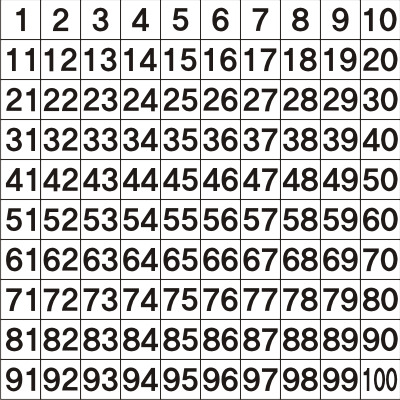
#> input picture DeepLearning/Chap.3_NeuralNetwork/1to100.jpg, 400 x 400 px
$ python p.96_handWritingCognition1.py
#> lines starting #> are read from the running program, lines starting #| are printed output that depends on the picture; after the words box and inside, x2 and y2 are one past the last pixel; in counts of white or black regions, pixels touching at a corner belong together
import sys
import numpy as np
import cv2

# 이미지 읽어 들이기
im = cv2.imread("1to100.jpg")
#> im is the input picture: shape (400, 400, 3); mean B, G, R 193, 193.9, 195.3

# 그레이스케일로 변환하고 블러를 걸고 이진화하기
gray = cv2.cvtColor(im, cv2.COLOR_BGR2GRAY)
blur = cv2.GaussianBlur(gray, (5, 5), 0)
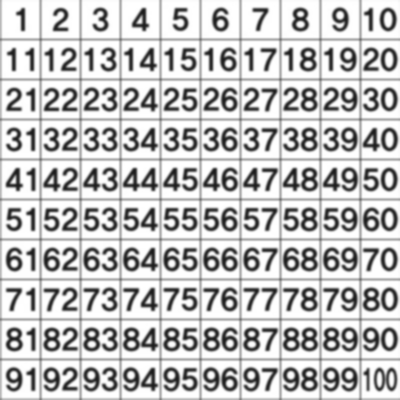
#> blur: shape (400, 400); min 27, max 255, mean 194.5
thresh = cv2.adaptiveThreshold(blur, 255, 1, 1, 11, 2)
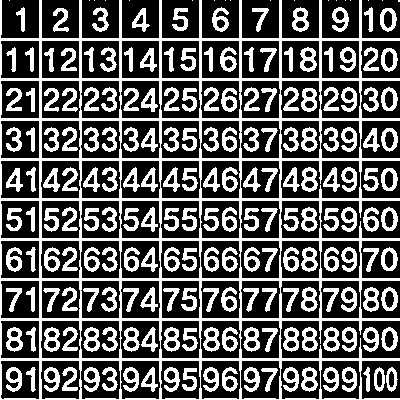
#> thresh: shape (400, 400); 36% white; 211 white regions (18 under 20 px)

# 윤곽 추출하기
# contours = cv2.findContours(thresh, cv2.RETR_LIST, cv2.CHAIN_APPROX_SIMPLE)[1]
contours = cv2.findContours(thresh, cv2.RETR_EXTERNAL, cv2.CHAIN_APPROX_SIMPLE)[1] # 숫자 인식 정확도를 위해
#> contours = 55 contours, 18 with area under 20; largest, box (x1, y1, x2, y2) and area: (0, 0, 400, 400) 127242, (380, 8, 397, 32) 294, (292, 7, 309, 32) 294, (381, 247, 398, 271) 292, (381, 48, 398, 72) 292

# 추출한 윤곽을 반복 처리하기
for cnt in contours :
    x, y, w, h = cv2.boundingRect(cnt)
    if h < 20 : continue # 너무 작으면 건너뛰기
    red = (0, 0, 255)
    cv2.rectangle(im, (x, y), (x + w, y + h), red, 2)
#> this loop made 55 passes
#> (x, y, w, h) on passes 1 to 12: (386, 367, 12, 25), (374, 367, 11, 25), (363, 367, 7, 25), (381, 327, 17, 24), (363, 327, 16, 25), (342, 327, 15, 25), (323, 327, 17, 25), (302, 327, 16, 25), (283, 327, 16, 25), (381, 287, 17, 24), (363, 287, 16, 25), (363, 248, 16, 24)
#> (cnt, x, y, w, h) on pass 37: ([[398, 0], [398, 1], [399, 1], [399, 0]], 398, 0, 2, 2)
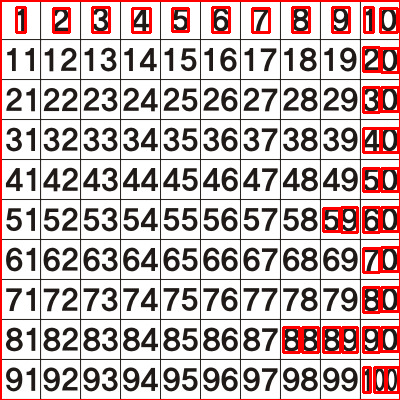
#> im: shape (400, 400, 3); 6.46% of pixels changed, all inside (x1, y1, x2, y2) = (0, 0, 400, 400)
cv2.imwrite("numbers-cnt3.png", im)

$ run again, with DeepLearning/Chap.3_NeuralNetwork/numbers-cnt.png saved as DeepLearning/Chap.3_NeuralNetwork/1to100.jpg
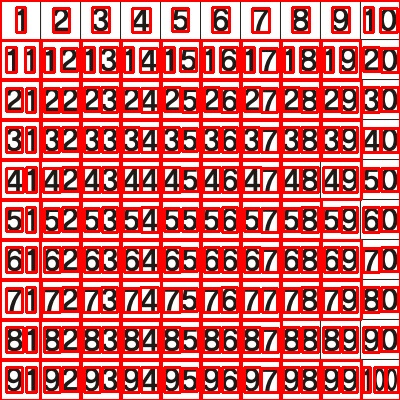
#> input picture DeepLearning/Chap.3_NeuralNetwork/numbers-cnt.png, 400 x 400 px
#> im is the input picture: shape (400, 400, 3); mean B, G, R 106.5, 107.3, 204.8
#> `thresh = cv2.adaptiveThreshold(blur, 255, 1, 1, 11, 2)`:
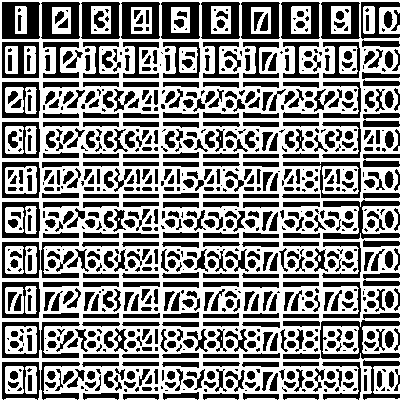
#> thresh: shape (400, 400); 54% white; 896 black regions (288 under 20 px)
#> contours = 19 contours; largest, box (x1, y1, x2, y2) and area: (0, 0, 400, 400) 144442, (322, 326, 359, 354) 915, (362, 325, 400, 354) 893, (362, 205, 400, 234) 890, (373, 365, 400, 394) 632
#> the loop `for cnt in contours :` made 19 passes
#> (x, y, w, h) on passes 1 to 8: (365, 398, 35, 2), (325, 398, 33, 2), (285, 398, 32, 2), (245, 398, 32, 2), (205, 398, 32, 2), (165, 398, 32, 2), (125, 398, 32, 2), (85, 398, 32, 2)
#> after the loop `for cnt in contours :`:
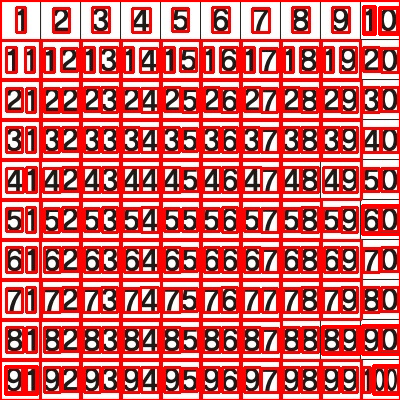
#> im: shape (400, 400, 3); 2.82% of pixels changed, all inside (x1, y1, x2, y2) = (0, 0, 400, 400)

$ run again, with DeepLearning/Chap.3_NeuralNetwork/numbers-cnt2.png saved as DeepLearning/Chap.3_NeuralNetwork/1to100.jpg
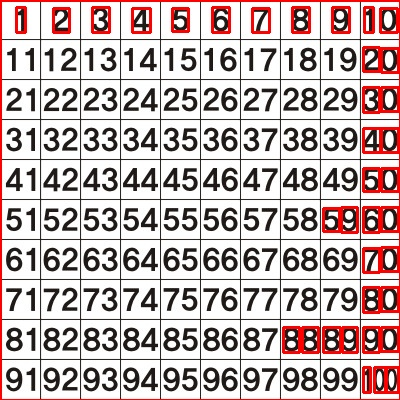
#> input picture DeepLearning/Chap.3_NeuralNetwork/numbers-cnt2.png, 400 x 400 px
#> im is the input picture: shape (400, 400, 3); mean B, G, R 179.2, 180.2, 195.9
#> `thresh = cv2.adaptiveThreshold(blur, 255, 1, 1, 11, 2)`:
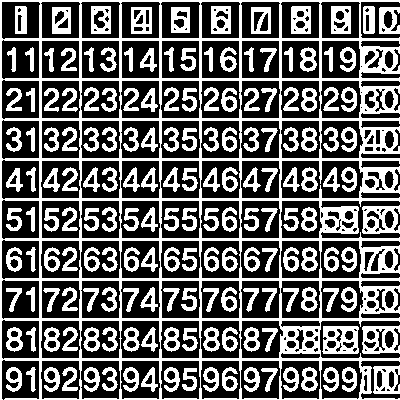
#> thresh: shape (400, 400); 39.4% white; 172 white regions
#> contours = 9 contours; largest, box (x1, y1, x2, y2) and area: (0, 0, 400, 400) 146894, (322, 326, 359, 354) 916, (362, 325, 400, 354) 893, (362, 205, 400, 234) 890, (373, 365, 400, 394) 632
#> the loop `for cnt in contours :` made 9 passes
#> (x, y, w, h) on passes 1 to 8: (26, 367, 10, 25), (6, 367, 16, 25), (373, 365, 27, 29), (322, 326, 37, 28), (362, 325, 38, 29), (362, 205, 38, 29), (379, 7, 21, 27), (363, 6, 12, 28)
#> after the loop `for cnt in contours :`:
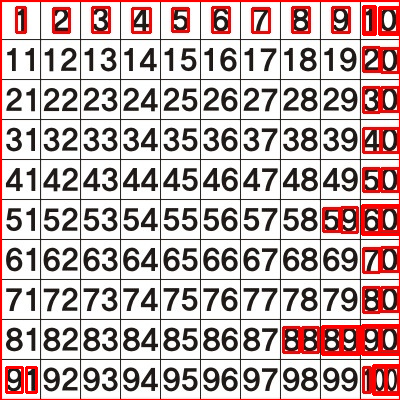
#> im: shape (400, 400, 3); 2.81% of pixels changed, all inside (x1, y1, x2, y2) = (0, 0, 400, 400)

$ run again, with DeepLearning/Chap.3_NeuralNetwork/pie.png saved as DeepLearning/Chap.3_NeuralNetwork/1to100.jpg
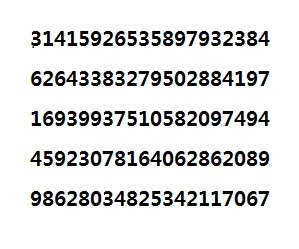
#> input picture DeepLearning/Chap.3_NeuralNetwork/pie.png, 299 x 249 px
#> im is the input picture: shape (249, 299, 3); mean B, G, R 225.6, 225.9, 225.7
#> `blur = cv2.GaussianBlur(gray, (5, 5), 0)`:
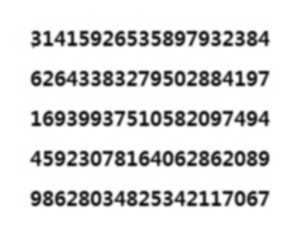
#> blur: shape (249, 299); min 17, max 255, mean 225.8
#> `thresh = cv2.adaptiveThreshold(blur, 255, 1, 1, 11, 2)`:
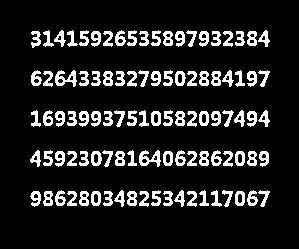
#> thresh: shape (249, 299); 12.8% white; 98 white regions
#> contours = 98 contours; largest, box (x1, y1, x2, y2) and area: (139, 150, 161, 167) 178, (55, 70, 77, 87) 176, (91, 151, 102, 166) 120, (151, 111, 161, 126) 117, (175, 71, 186, 86) 117
#> the loop `for cnt in contours :` made 98 passes
#> (x, y, w, h) on passes 1 to 8: (235, 191, 10, 15), (187, 191, 10, 16), (163, 191, 10, 15), (139, 191, 10, 16), (127, 191, 10, 15), (103, 191, 10, 15), (91, 191, 10, 15), (79, 191, 10, 15)
